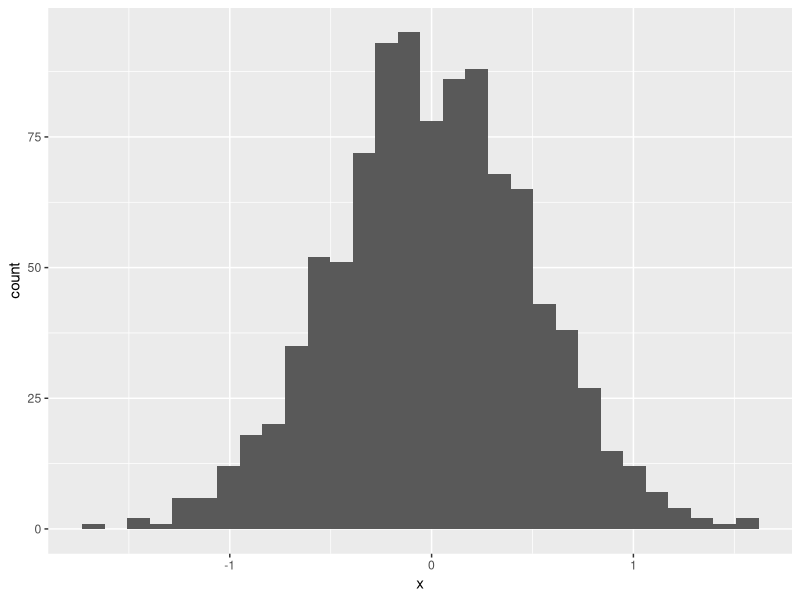
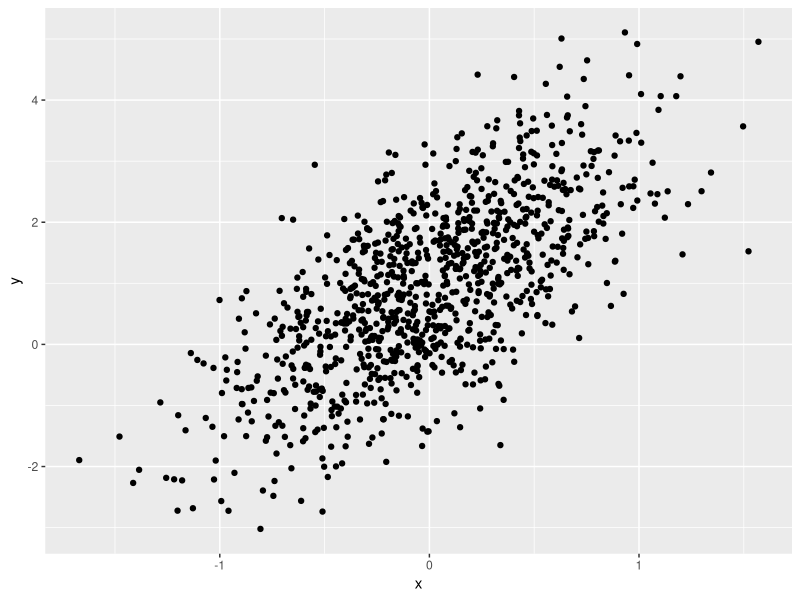
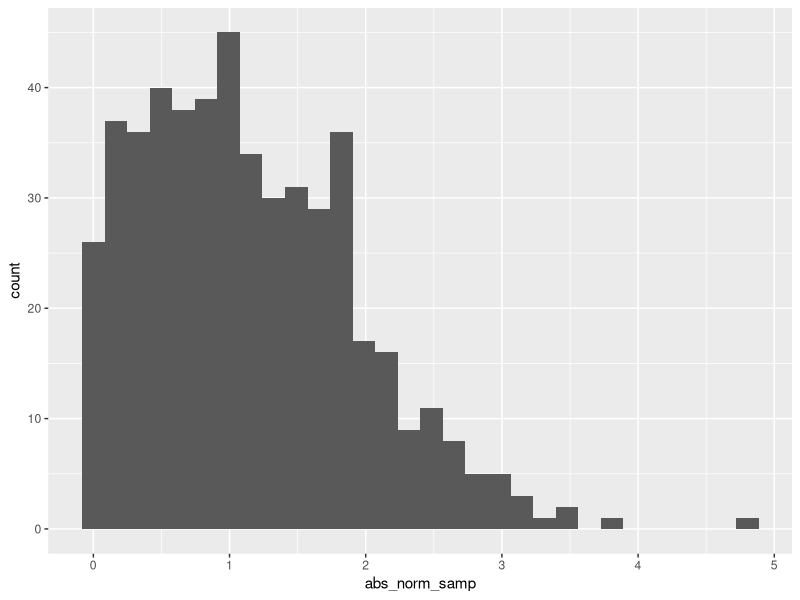

Reproduce these figures in R, in order.
## ---- chunk 1
library(tidyverse)
## ---- chunk 2
samp = rnorm(100)
length(samp)
## ---- chunk 3
plot_df = 
  tibble(
    x = rnorm(1000, sd = 0.5),
    y = 1 + 2 * x + rnorm(1000),
    y2 = 1 + 2 * x + 4 * x^2 + rnorm(1000)
  )
## ---- chunk 4
ggplot(plot_df, aes(x = x)) + geom_histogram()
## ---- chunk 5
ggplot(plot_df, aes(x = x , y = y)) + geom_point()
## ---- chunk 6
la_df = 
  tibble(
    norm_samp = rnorm(500, mean = 1),
    log_vec = norm_samp >= 0,
    abs_norm_samp = abs(norm_samp)
  )
ggplot(la_df, aes(x = abs_norm_samp)) + geom_histogram()

